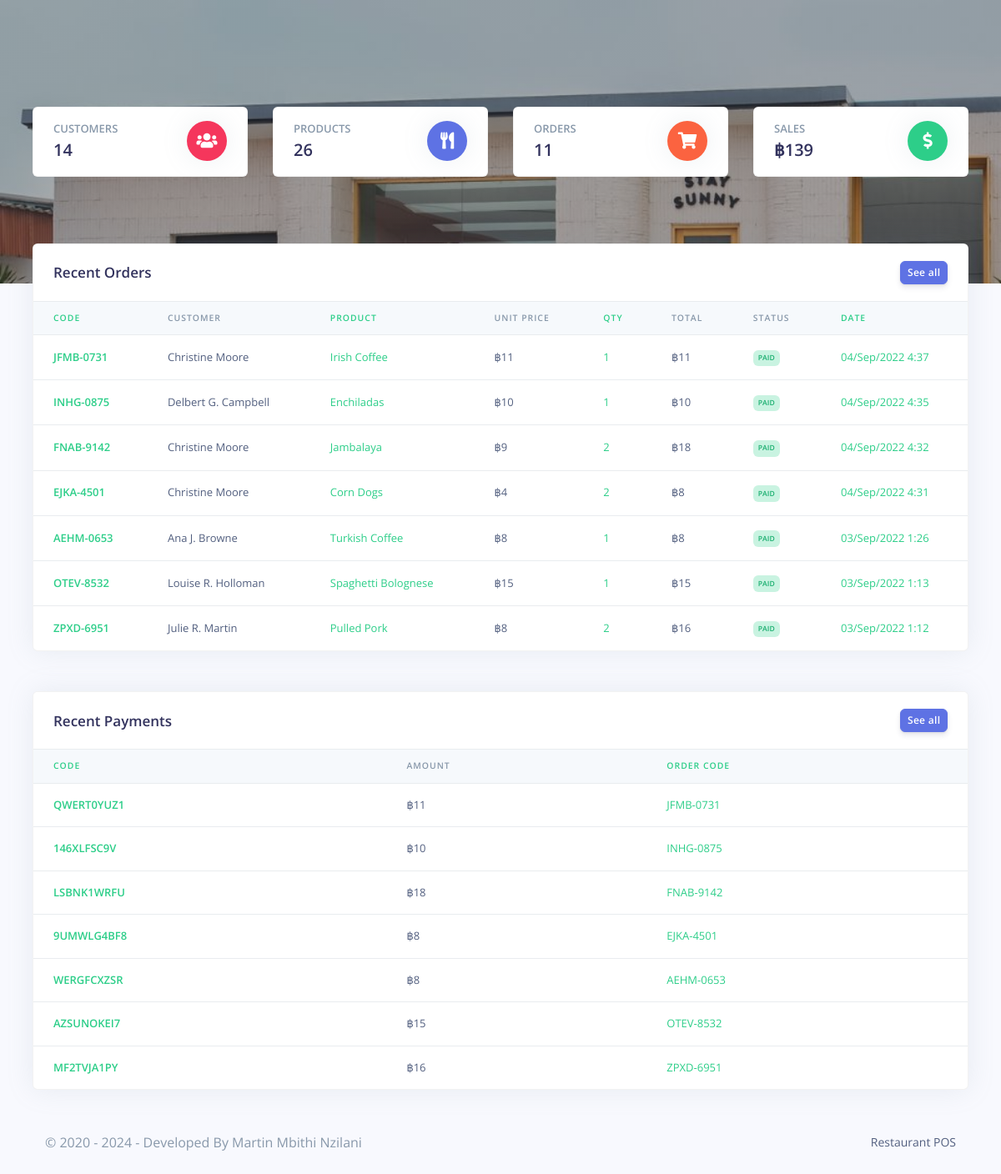
The app's page /Restro/cashier/dashboard.php (signed in), older data.
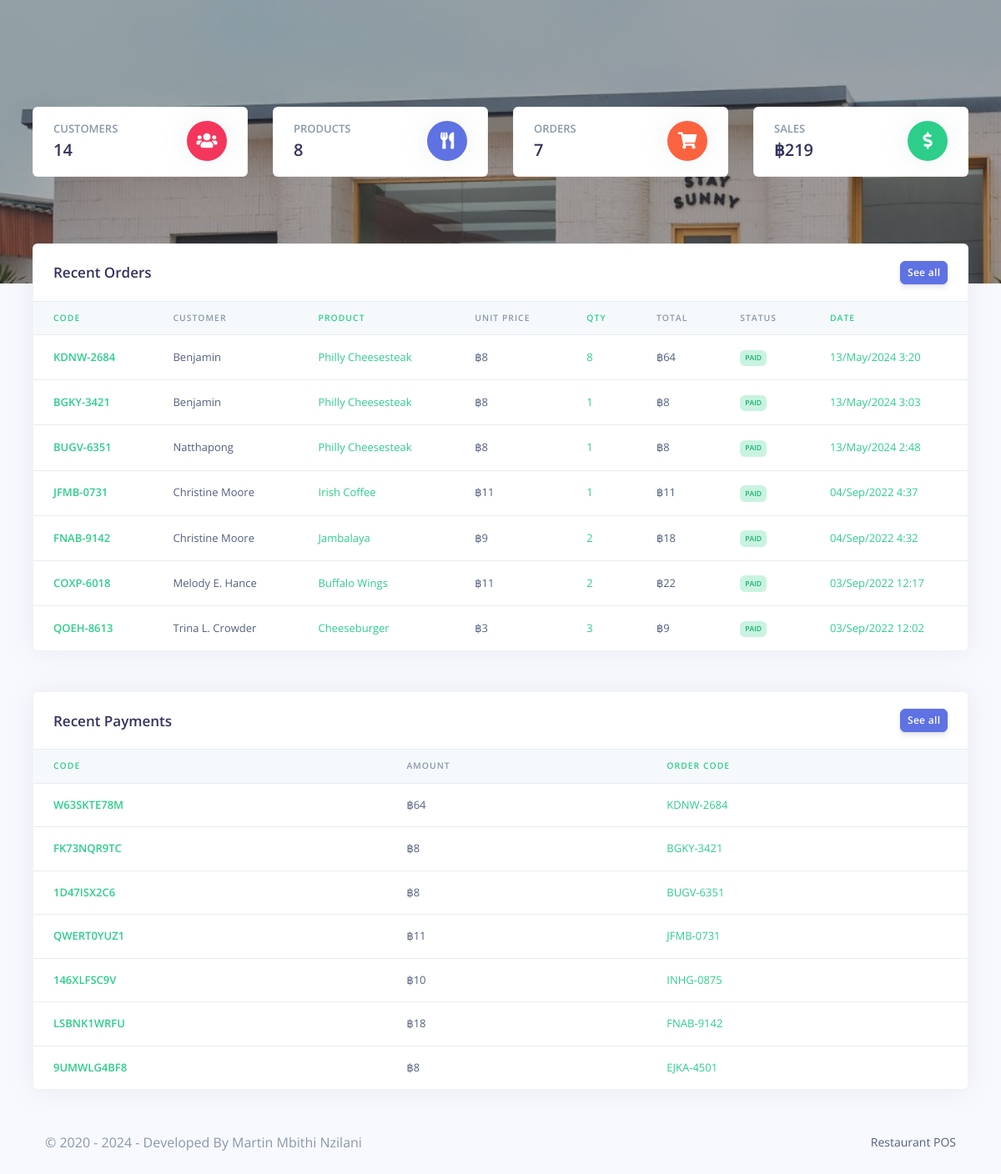
The same page, newer data.
### tables this page shows
CREATE TABLE `rpos_orders` (
  `order_id` varchar(200) NOT NULL,
  `order_code` varchar(200) NOT NULL,
  `customer_id` varchar(200) NOT NULL,
  `customer_name` varchar(200) NOT NULL,
  `prod_id` varchar(200) NOT NULL,
  `prod_name` varchar(200) NOT NULL,
  `prod_price` varchar(200) NOT NULL,
  `prod_qty` varchar(200) NOT NULL,
  `order_status` varchar(200) NOT NULL,
  `created_at` timestamp(6) NOT NULL DEFAULT current_timestamp(6) ON UPDATE current_timestamp(6)
);

CREATE TABLE `rpos_payments` (
  `pay_id` varchar(200) NOT NULL,
  `pay_code` varchar(200) NOT NULL,
  `order_code` varchar(200) NOT NULL,
  `customer_id` varchar(200) NOT NULL,
  `pay_amt` varchar(200) NOT NULL,
  `pay_method` varchar(200) NOT NULL,
  `created_at` timestamp(6) NOT NULL DEFAULT current_timestamp(6) ON UPDATE current_timestamp(6)
);

### Restro/cashier/partials/_analytics.php (called while the page is built, shortened)
<?php
$query = "SELECT COUNT(*) FROM `rpos_orders` ";
$stmt = $mysqli->prepare($query);
$stmt->execute();
$stmt->bind_result($orders);
$query = "SELECT COUNT(*) FROM `rpos_products` ";
$stmt = $mysqli->prepare($query);
$stmt->execute();
$stmt->bind_result($products);
$query = "SELECT SUM(pay_amt) FROM `rpos_payments` ";
$stmt = $mysqli->prepare($query);
$stmt->execute();
$stmt->bind_result($sales);

### Restro/cashier/dashboard.php (the view, shortened to what the changed rows need)
<?php
include('config/config.php');
require_once('partials/_head.php');
require_once('partials/_analytics.php');
?>
<body>
  <div class="main-content">
    <div style="background-image: url(../admin/assets/img/theme/restro01.jpg); background-size: cover;" class="header  pb-8 pt-5 pt-md-8">
      <div class="container-fluid">
        <div class="header-body">
          <div class="row">
            <div class="col-xl-3 col-lg-6">
              <div class="card card-stats mb-4 mb-xl-0">
                <div class="card-body">
                  <div class="row">
                    <div class="col">
                      <h5 class="card-title text-uppercase text-muted mb-0">Products</h5>
                      <span class="h2 font-weight-bold mb-0"><?php echo $products; ?></span>
                    </div>
                  </div>
                </div>
              </div>
            </div>
            <div class="col-xl-3 col-lg-6">
              <div class="card card-stats mb-4 mb-xl-0">
                <div class="card-body">
                  <div class="row">
                    <div class="col">
                      <h5 class="card-title text-uppercase text-muted mb-0">Orders</h5>
                      <span class="h2 font-weight-bold mb-0"><?php echo $orders; ?></span>
                    </div>
                  </div>
                </div>
              </div>
            </div>
            <div class="col-xl-3 col-lg-6">
              <div class="card card-stats mb-4 mb-xl-0">
                <div class="card-body">
                  <div class="row">
                    <div class="col">
                      <h5 class="card-title text-uppercase text-muted mb-0">Sales</h5>
                      <span class="h2 font-weight-bold mb-0">฿<?php echo $sales; ?></span>
                    </div>
                  </div>
                </div>
              </div>
            </div>
          </div>
        </div>
      </div>
    </div>
    <div class="container-fluid mt--7">
      <div class="row mt-5">
        <div class="col-xl-12 mb-5 mb-xl-0">
          <div class="card shadow">
            <div class="table-responsive">
              <table class="table align-items-center table-flush">
                <thead class="thead-light">
                  <tr>
                    <th class="text-success" scope="col">Code</th>
                    <th scope="col">Customer</th>
                    <th class="text-success" scope="col">Product</th>
                    <th scope="col">Unit Price</th>
                    <th class="text-success" scope="col">Qty</th>
                    <th scope="col">Total</th>
                    <th scop="col">Status</th>
                    <th class="text-success" scope="col">Date</th>
                  </tr>
                </thead>
                <tbody>
                  <?php
                  $ret = "SELECT * FROM  rpos_orders ORDER BY `rpos_orders`.`created_at` DESC LIMIT 7 ";
                  $stmt = $mysqli->prepare($ret);
                  $stmt->execute();
                  $res = $stmt->get_result();
                  while ($order = $res->fetch_object()) {
                    $total = ($order->prod_price * $order->prod_qty);
                  ?>
                    <tr>
                      <th class="text-success" scope="row"><?php echo $order->order_code; ?></th>
                      <td><?php echo $order->customer_name; ?></td>
                      <td class="text-success"><?php echo $order->prod_name; ?></td>
                      <td>฿<?php echo $order->prod_price; ?></td>
                      <td class="text-success"><?php echo $order->prod_qty; ?></td>
                      <td>฿<?php echo $total; ?></td>
                      <td><?php if ($order->order_status == '') {
                            echo "<span class='badge badge-danger'>Not Paid</span>";
                          } else {
                            echo "<span class='badge badge-success'>$order->order_status</span>";
                          } ?></td>
                      <td class="text-success"><?php echo date('d/M/Y g:i', strtotime($order->created_at)); ?></td>
                    </tr>
                  <?php } ?>
                </tbody>
              </table>
            </div>
          </div>
        </div>
      </div>
      <div class="row mt-5">
        <div class="col-xl-12">
          <div class="card shadow">
            <div class="table-responsive">
              <table class="table align-items-center table-flush">
                <thead class="thead-light">
                  <tr>
                    <th class="text-success" scope="col">Code</th>
                    <th scope="col">Amount</th>
                    <th class='text-success' scope="col">Order Code</th>
                  </tr>
                </thead>
                <tbody>
                  <?php
                  $ret = "SELECT * FROM   rpos_payments   ORDER BY `rpos_payments`.`created_at` DESC LIMIT 7 ";
                  $stmt = $mysqli->prepare($ret);
                  $stmt->execute();
                  $res = $stmt->get_result();
                  while ($payment = $res->fetch_object()) {
                  ?>
                    <tr>
                      <th class="text-success" scope="row">
                        <?php echo $payment->pay_code; ?>
                      </th>
                      <td>
                        ฿<?php echo $payment->pay_amt; ?>
                      </td>
                      <td class='text-success'>
                        <?php echo $payment->order_code; ?>
                      </td>
                    </tr>
                  <?php } ?>
                </tbody>
              </table>
            </div>
          </div>
        </div>
      </div>
    </div>
  </div>
</body>
</html>

Row changes from the older to the newer data that the page shows:
removed rpos_orders: order_code "INHG-0875", customer_name "Delbert G. Campbell", prod_name "Enchiladas", prod_price "10", prod_qty "1", order_status "PAID", created_at "04/Sep/2022 4:35"
removed rpos_orders: order_code "EJKA-4501", customer_name "Christine Moore", prod_name "Corn Dogs", prod_price "4", prod_qty "2", total "8", order_status "PAID", created_at "04/Sep/2022 4:31"
removed rpos_orders: order_code "AEHM-0653", customer_name "Ana J. Browne", prod_name "Turkish Coffee", prod_price "8", prod_qty "1", order_status "PAID", created_at "03/Sep/2022 1:26"
removed rpos_orders: order_code "OTEV-8532", customer_name "Louise R. Holloman", prod_name "Spaghetti Bolognese", prod_price "15", prod_qty "1", order_status "PAID", created_at "03/Sep/2022 1:13"
removed rpos_orders: order_code "ZPXD-6951", customer_name "Julie R. Martin", prod_name "Pulled Pork", prod_price "8", prod_qty "2", total "16", order_status "PAID", created_at "03/Sep/2022 1:12"
no longer on this page (row unchanged): rpos_payments: pay_code "WERGFCXZSR", pay_amt "8", order_code "AEHM-0653"
no longer on this page (row unchanged): rpos_payments: pay_code "AZSUNOKEI7", pay_amt "15", order_code "OTEV-8532"
no longer on this page (row unchanged): rpos_payments: pay_code "MF2TVJA1PY", pay_amt "16", order_code "ZPXD-6951"
added rpos_orders: order_code "KDNW-2684", customer_name "Benjamin", prod_name "Philly Cheesesteak", prod_price "8", prod_qty "8", total "64", order_status "PAID", created_at "13/May/2024 3:20"
added rpos_orders: order_code "BGKY-3421", customer_name "Benjamin", prod_name "Philly Cheesesteak", prod_price "8", prod_qty "1", order_status "PAID", created_at "13/May/2024 3:03"
added rpos_orders: order_code "BUGV-6351", customer_name "Natthapong", prod_name "Philly Cheesesteak", prod_price "8", prod_qty "1", order_status "PAID", created_at "13/May/2024 2:48"
now on this page (row unchanged): rpos_orders: order_code "COXP-6018", customer_name "Melody E. Hance", prod_name "Buffalo Wings", prod_price "11", prod_qty "2", total "22", order_status "PAID", created_at "03/Sep/2022 12:17"
now on this page (row unchanged): rpos_orders: order_code "QOEH-8613", customer_name "Trina L. Crowder", prod_name "Cheeseburger", prod_price "3", prod_qty "3", total "9", order_status "PAID", created_at "03/Sep/2022 12:02"
added rpos_payments: pay_code "W63SKTE78M", pay_amt "64", order_code "KDNW-2684"
added rpos_payments: pay_code "FK73NQR9TC", pay_amt "8", order_code "BGKY-3421"
added rpos_payments: pay_code "1D47ISX2C6", pay_amt "8", order_code "BUGV-6351"
Text that changed along with them:
$products: "26" → "8"
$orders: "11" → "7"
$sales: "139" → "219"
